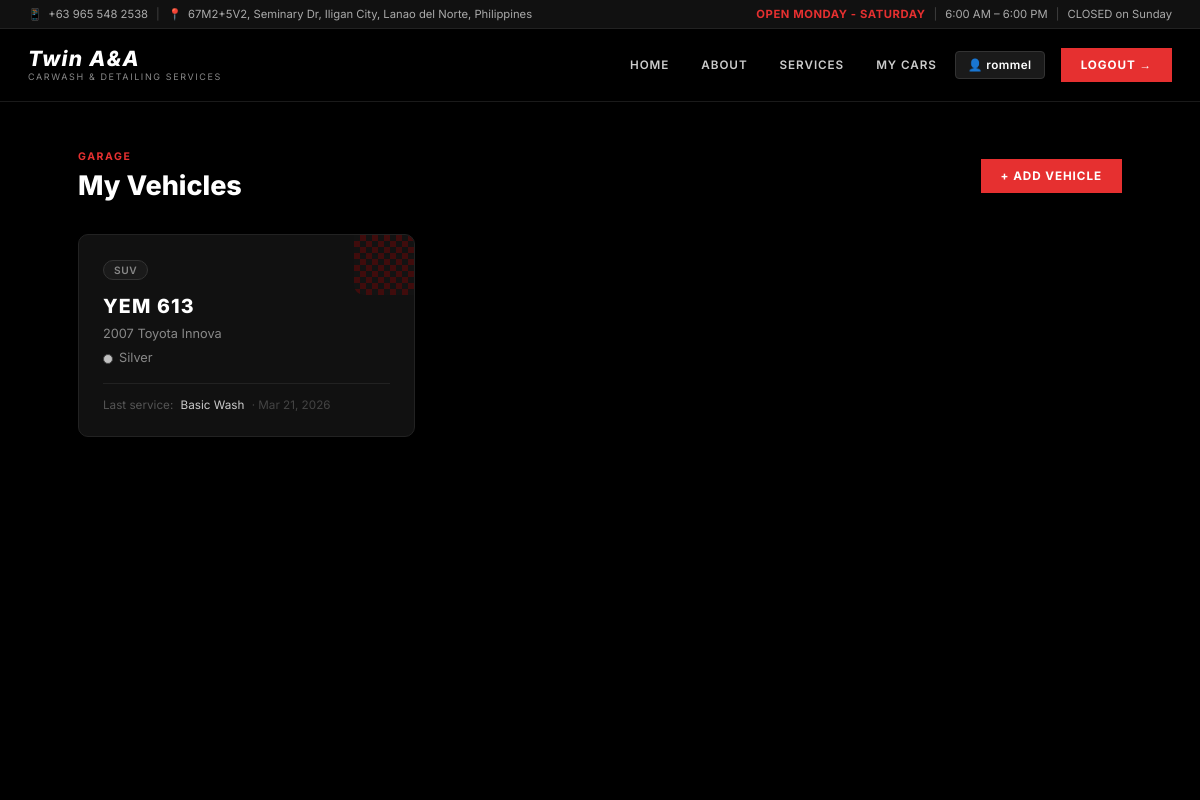
The page /portal/cars/ (signed in) on the database its author committed.
### car_wash/models.py (models this page shows, shortened)
class Car(models.Model):
    CAR_TYPE_CHOICES = [
        ('sedan',      'Sedan'),
        ('suv',        'SUV'),
        ('van',        'Van'),
        ('pickup',     'Pickup Truck'),
        ('hatchback',  'Hatchback'),
        ('coupe',      'Coupe'),
        ('motorcycle', 'Motorcycle'),
        ('other',      'Other'),
    ]
    customer     = models.ForeignKey(Customer, on_delete=models.CASCADE, related_name='cars')
    plate_number = models.CharField(max_length=20)
    make         = models.CharField(max_length=100, help_text="e.g. Toyota")
    model_name   = models.CharField(max_length=100, help_text="e.g. Vios")
    year         = models.PositiveIntegerField(null=True, blank=True)
    color        = models.CharField(max_length=50, blank=True)
    car_type     = models.CharField(max_length=20, choices=CAR_TYPE_CHOICES, default='sedan')
    class Meta:
        ordering = ['plate_number']

class Transaction(models.Model):
    STATUS_CHOICES = [
        ('pending',     'Pending'),
        ('in_progress', 'In Progress'),
        ('completed',   'Completed'),
        ('cancelled',   'Cancelled'),
    ]
    customer         = models.ForeignKey(Customer, on_delete=models.CASCADE, related_name='transactions')
    car              = models.ForeignKey(Car, on_delete=models.SET_NULL, null=True, blank=True, related_name='transactions')
    service          = models.ForeignKey(Service, on_delete=models.CASCADE, related_name='transactions')
    transaction_date = models.DateTimeField(auto_now_add=True)
    scheduled_date   = models.DateField(null=True, blank=True, help_text="Customer's preferred service date")
    scheduled_time   = models.TimeField(null=True, blank=True, help_text="Customer's preferred service time")
    status           = models.CharField(max_length=20, choices=STATUS_CHOICES, default='pending')
    notes            = models.TextField(blank=True)
    class Meta:
        ordering = ['-transaction_date']

class Service(models.Model):
    service_type     = models.CharField(max_length=100)
    service_name     = models.CharField(max_length=100)
    description      = models.TextField(blank=True)
    price            = models.DecimalField(max_digits=8, decimal_places=2)
    duration_minutes = models.PositiveIntegerField(default=30, help_text="Estimated duration in minutes")
    is_package       = models.BooleanField(default=False, help_text="Mark as a package deal")
    class Meta:
        ordering = ['service_type', 'service_name']

### car_wash/views.py (the view)
# urls.py: path('portal/cars/', views.portal_cars, name='portal_cars'),
@login_required(login_url='/portal/login/')
def portal_cars(request):
    try:
        c = request.user.customer
    except Customer.DoesNotExist:
        logout(request)
        messages.error(request, 'No customer profile found. Please register.')
        return redirect('portal_register')
    cars = c.cars.prefetch_related('transactions__service').all()
    return render(request, 'customer_cars.html', {'cars': cars})

### car_wash/templates/customer_cars.html (shortened to what this page needs)
{% extends "customer_base.html" %}
{% block content %}
<div style="padding-top:12px">
  <div style="display:flex;align-items:center;justify-content:space-between;margin-bottom:32px;flex-wrap:wrap;gap:12px">
    <div>
      <div style="font-size:.7rem;font-weight:700;letter-spacing:.15em;color:#e63030;text-transform:uppercase;margin-bottom:6px">Garage</div>
      <h1 style="font-size:1.8rem;font-weight:800;color:#fff">My Vehicles</h1>
    </div>
    <a href="{% url 'portal_add_car' %}" class="mnl-btn-red" style="text-decoration:none">+ Add Vehicle</a>
  </div>
  {% if cars %}
  <div style="display:grid;grid-template-columns:repeat(auto-fill,minmax(280px,1fr));gap:16px;margin-bottom:32px">
    {% for car in cars %}
    <div style="background:#111;border:1px solid #222;border-radius:10px;padding:24px;position:relative;overflow:hidden;transition:border-color .15s"
         onmouseover="this.style.borderColor='#e63030'" onmouseout="this.style.borderColor='#222'">
      <div style="position:absolute;top:0;right:0;width:60px;height:60px;
                  background:repeating-conic-gradient(#c00 0% 25%,#1a1a1a 0% 50%) 0 0/12px 12px;
                  opacity:.25;border-bottom-left-radius:10px;pointer-events:none"></div>
      <div style="display:inline-block;padding:3px 10px;background:#1a1a1a;border:1px solid #333;
                  border-radius:999px;font-size:.68rem;font-weight:600;color:#888;
                  text-transform:uppercase;letter-spacing:.06em;margin-bottom:14px">
        {{ car.get_car_type_display }}
      </div>
      <div style="font-size:1.3rem;font-weight:800;color:#fff;letter-spacing:.06em;margin-bottom:6px">
        {{ car.plate_number }}
      </div>
      <div style="color:#888;font-size:.85rem;line-height:1.6">
        {% if car.make or car.model_name %}
        <div>{{ car.year|default:"" }} {{ car.make }} {{ car.model_name }}</div>
        {% endif %}
        {% if car.color %}
        <div style="display:flex;align-items:center;gap:6px;margin-top:4px">
          <span style="display:inline-block;width:10px;height:10px;border-radius:50%;background:{{ car.color|lower }};border:1px solid #444"></span>
          {{ car.color }}
        </div>
        {% endif %}
      </div>
      {% with tx=car.transactions.first %}
      {% if tx %}
      <div style="margin-top:14px;padding-top:14px;border-top:1px solid #222;font-size:.78rem">
        <span style="color:#555">Last service:</span>
        <span style="color:#ccc;margin-left:4px">{{ tx.service.service_name }}</span>
        <span style="color:#444;margin-left:4px">· {{ tx.transaction_date|date:"M d, Y" }}</span>
      </div>
      {% endif %}
      {% endwith %}
    </div>
    {% endfor %}
  </div>
  {% endif %}
</div>
{% endblock %}

### car_wash/templates/customer_base.html (shortened to what this page needs)
{% load static %}
<!DOCTYPE html>
<html lang="en">
<head>
<link rel="stylesheet" href="{% static 'styles.css' %}">
<link rel="stylesheet" href="{% static 'customer_base.css' %}">
</head>
<body style="display:block;background:#000">
<div class="portal-wrap" style="background:#000">
  <div class="topinfo-bar">
    <div class="topinfo-inner">
      <div class="topinfo-left">
        <span><span class="ti-icon red">📱</span> +63 965 548 2538</span>
        <span class="ti-sep">|</span>
        <span><span class="ti-icon red">📍</span> 67M2+5V2, Seminary Dr, Iligan City, Lanao del Norte, Philippines</span>
      </div>
      <div class="topinfo-right">
        <span class="open-daily">OPEN MONDAY - SATURDAY</span>
        <span class="ti-sep">|</span>
        <span>6:00 AM – 6:00 PM</span>
        <span class="ti-sep">|</span>
        <span>CLOSED on Sunday</span>
      </div>
    </div>
  </div>
  <nav class="main-nav">
    <div class="main-nav-inner">
      <div class="brand">
        <span class="brand-name">Twin A&A</span>
        <span class="brand-sub">CARWASH &amp; DETAILING SERVICES</span>
      </div>
      <div class="main-nav-links">
        <a href="{% url 'portal_home' %}" class="mnl">HOME</a>
        <a href="{% url 'portal_home' %}#about" class="mnl">ABOUT</a>
        <a href="{% url 'portal_home' %}#services" class="mnl">SERVICES</a>
        <a href="{% url 'portal_cars' %}" class="mnl">MY CARS</a>
        {% if user.is_authenticated %}
          <a href="{% url 'portal_profile' %}" class="mnl-username">
            👤 {{ user.get_full_name|default:user.username }}
          </a>
          <a href="{% url 'portal_logout' %}" class="mnl-btn-red">LOGOUT →</a>
        {% else %}
          <a href="{% url 'portal_login' %}" class="mnl">LOGIN</a>
          <a href="{% url 'portal_register' %}" class="mnl-btn-red">REGISTER →</a>
        {% endif %}
      </div>
    </div>
  </nav>
  <div class="portal-body" style="background:#000;max-width:1100px">
    {% block content %}{% endblock %}
  </div>
</div>
</body>
</html>

### car_wash/static/styles.css (style rules this page uses)
:root { --bg: #0d0f14; --surface: #161a23; --card: #1d2230; --border: #2a3045; --accent: #4f9cf9; --accent2: #6ee7b7; --danger: #f87171; --warn: #fbbf24; --text: #e8eaf0; --muted: #6b7a99; --radius: 12px; --shadow: 0 4px 24px rgba(0,0,0,.4); }
*, *::before, *::after { box-sizing: border-box; margin: 0; padding: 0; }
html { font-size: 15px; }
body { font-family: 'Inter', 'Segoe UI', system-ui, sans-serif; background: var(--bg); color: var(--text); min-height: 100vh; display: flex; }
.portal-wrap { min-height: 100vh; background: var(--bg); display: flex; flex-direction: column; }
.portal-body { flex: 1; padding: 32px 28px; max-width: 900px; margin: 0 auto; width: 100%; }

### car_wash/static/customer_base.css (style rules this page uses)
.topinfo-bar { background: #111; border-bottom: 1px solid #222; padding: 7px 0; font-size: .75rem; color: #aaa; }
.topinfo-inner { max-width: 1200px; margin: 0 auto; padding: 0 28px; display: flex; align-items: center; justify-content: space-between; flex-wrap: wrap; gap: 6px; }
.topinfo-left, .topinfo-right { display: flex; align-items: center; gap: 8px; flex-wrap: wrap; }
.ti-sep { color: #444; }
.ti-icon { margin-right: 3px; }
.ti-icon.red { color: #e63030; }
.open-daily { color: #e63030; font-weight: 700; letter-spacing: .05em; }
.main-nav { background: #000; border-bottom: 1px solid #1a1a1a; padding: 0; position: sticky; top: 0; z-index: 200; }
.main-nav-inner { max-width: 1200px; margin: 0 auto; padding: 0 28px; display: flex; align-items: center; justify-content: space-between; height: 72px; }
.brand { display: flex; flex-direction: column; justify-content: center; }
.brand-name { font-size: 1.4rem; font-weight: 800; color: #fff; letter-spacing: .06em; line-height: 1; font-style: italic; }
.brand-sub { font-size: .6rem; color: #888; letter-spacing: .18em; text-transform: uppercase; margin-top: 2px; }
.main-nav-links { display: flex; align-items: center; gap: 4px; }
.mnl { padding: 6px 14px; color: #ccc; font-size: .78rem; font-weight: 600; letter-spacing: .08em; text-transform: uppercase; text-decoration: none; transition: color .15s; }
.mnl-btn-red { display: inline-flex; align-items: center; padding: 10px 20px; background: #e63030; color: #fff; font-size: .78rem; font-weight: 700; letter-spacing: .08em; text-transform: uppercase; text-decoration: none; transition: background .15s; margin-left: 8px; }
.portal-body { padding: 36px 28px; margin: 0 auto; }
.mnl-username { display: inline-flex; align-items: center; padding: 6px 12px; color: #fff; font-size: .78rem; font-weight: 600; letter-spacing: .04em; background: #1a1a1a; border: 1px solid #333; border-radius: 4px; margin-right: 4px; text-decoration: none; transition: background .15s, border-color .15s; }

### rows shown on the page
Car: car_type "SUV", plate_number "YEM 613", year "2007", make "Toyota", model_name "Innova", color "Silver", transactions.first.service.service_name "Basic Wash", transactions.first.transaction_date "Mar 21, 2026"

### other values the page prints
{{ user.get_full_name|default:user.username }} "rommel"
